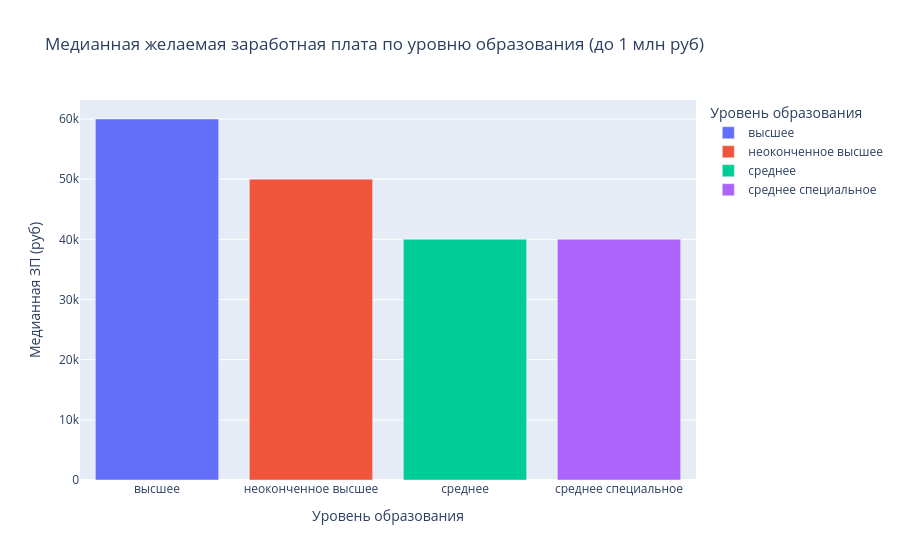

Notebook source saved alongside this figure:
### Markdown cell above
4. Постройте диаграмму, которая показывает зависимость **медианной** желаемой заработной платы (**"ЗП (руб)"**) от уровня образования (**"Образование"**). Используйте для диаграммы данные о резюме, где желаемая заработная плата меньше 1 млн рублей.
*Сделайте выводы по представленной диаграмме: для каких уровней образования наблюдаются наибольшие и наименьшие уровни желаемой заработной платы? Как вы считаете, важен ли признак уровня образования при прогнозировании заработной платы?*

### Code cell
# 1. Фильтрация данных: желаемая зарплата меньше 1 миллиона рублей
df_filtered = df[df['ЗП (руб)'] < 1000000]
feature = 'Образование'

# 2. Расчет медианной заработной платы для каждого уровня образования
# Plotly Express может автоматически выполнить агрегацию, но для большей точности
# и контроля можно использовать явную группировку через pandas.
median_salary_by_feature = df_filtered.groupby(feature)['ЗП (руб)'].median().reset_index()

# 3. Построение интерактивной столбчатой диаграммы с помощью Plotly Express
fig = px.bar(
    median_salary_by_feature,
    x = feature,
    y = 'ЗП (руб)',
    title = 'Медианная желаемая заработная плата по уровню образования (до 1 млн руб)',
    labels = {'ЗП (руб)': 'Медианная ЗП (руб)', feature: 'Уровень образования'},
    color = feature # Окрашивание столбцов по категориям
)
fig.show()

### Figure 1 — Plotly figure (JSON) as saved in the notebook; plotly's stock layout.template omitted (floating-point values rounded to 4 significant figures)
{"data": [{"hovertemplate": "Уровень образования=%{x}<br>Медианная ЗП (руб)=%{y}<extra></extra>", "legendgroup": "высшее", "marker": {"color": "#636efa", "pattern": {"shape": ""}}, "name": "высшее", "orientation": "v", "showlegend": true, "textposition": "auto", "type": "bar", "x": ["высшее"], "xaxis": "x", "y": [60000.0], "yaxis": "y"}, {"hovertemplate": "Уровень образования=%{x}<br>Медианная ЗП (руб)=%{y}<extra></extra>", "legendgroup": "неоконченное высшее", "marker": {"color": "#EF553B", "pattern": {"shape": ""}}, "name": "неоконченное высшее", "orientation": "v", "showlegend": true, "textposition": "auto", "type": "bar", "x": ["неоконченное высшее"], "xaxis": "x", "y": [50000.0], "yaxis": "y"}, {"hovertemplate": "Уровень образования=%{x}<br>Медианная ЗП (руб)=%{y}<extra></extra>", "legendgroup": "среднее", "marker": {"color": "#00cc96", "pattern": {"shape": ""}}, "name": "среднее", "orientation": "v", "showlegend": true, "textposition": "auto", "type": "bar", "x": ["среднее"], "xaxis": "x", "y": [40000.0], "yaxis": "y"}, {"hovertemplate": "Уровень образования=%{x}<br>Медианная ЗП (руб)=%{y}<extra></extra>", "legendgroup": "среднее специальное", "marker": {"color": "#ab63fa", "pattern": {"shape": ""}}, "name": "среднее специальное", "orientation": "v", "showlegend": true, "textposition": "auto", "type": "bar", "x": ["среднее специальное"], "xaxis": "x", "y": [40000.0], "yaxis": "y"}], "layout": {"barmode": "relative", "legend": {"title": {"text": "Уровень образования"}, "tracegroupgap": 0}, "title": {"text": "Медианная желаемая заработная плата по уровню образования (до 1 млн руб)"}, "xaxis": {"anchor": "y", "categoryarray": ["высшее", "неоконченное высшее", "среднее", "среднее специальное"], "categoryorder": "array", "domain": [0, 1], "title": {"text": "Уровень образования"}}, "yaxis": {"anchor": "x", "domain": [0, 1], "title": {"text": "Медианная ЗП (руб)"}}}}
